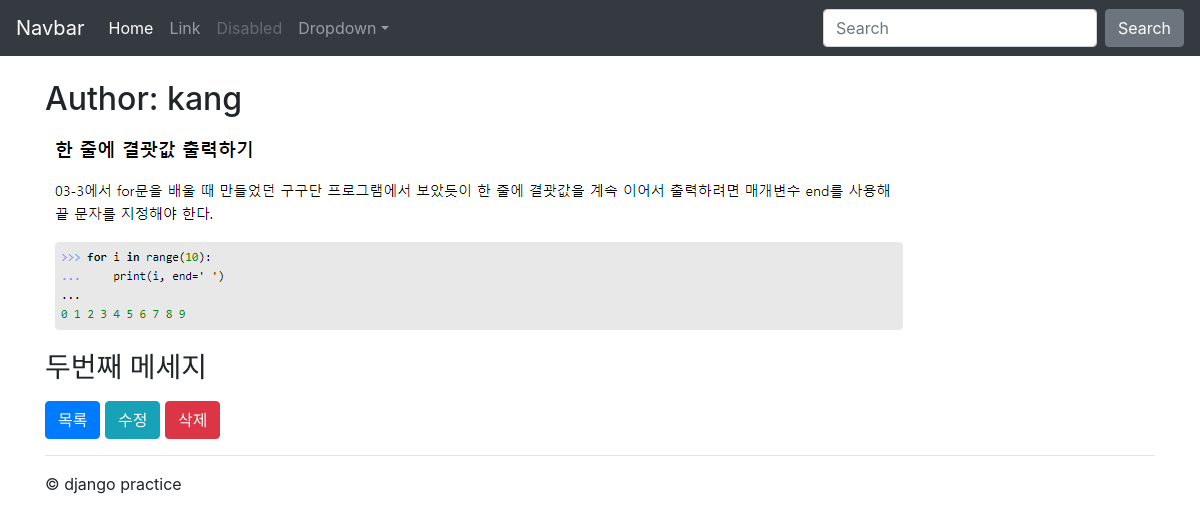
The app's page /instagram/103/ (signed in) with its own data.
### instagram/models.py (models this page shows, shortened)
class Post(models.Model):
    author = models.ForeignKey(settings.AUTH_USER_MODEL, on_delete=models.CASCADE)
    message = models.TextField(validators=[MinLengthValidator(10)])
    photo = models.ImageField(blank=True, upload_to="instagram/post/%Y/%m/%d")
    tag_set = models.ManyToManyField('Tag', blank=True)
    is_public = models.BooleanField(default=False, verbose_name='공개여부')
    created_at = models.DateTimeField(auto_now_add=True)
    updated_at = models.DateTimeField(auto_now=True)
    models.OneToOneField
    class Meta:
        ordering = ['-id']

### instagram/views.py (the view)
# urls.py: path('<int:pk>/', views.PostDetailView.as_view(), name="post_detail"),
class PostDetailView(DetailView):
    model = Post
    def get_queryset(self):
        qs = super().get_queryset()
        if not self.request.user.is_authenticated:
            qs = qs.filter(is_public=True)
        return qs

### instagram/templates/instagram/post_detail.html (shortened to what this page needs)
{% extends "instagram/layout.html" %}
{% load static %}
{% block content %}
<h2>Author: {{ post.author }}</h2>
{% if post.photo %}
<img src="{{ post.photo.url }}"/>
{% endif %}
<h3>{{ post.message|linebreaks }}</h3>
<a href="{% url 'instagram:post_list' %}" class="btn btn-primary">목록</a>
<a href="{% url 'instagram:post_edit' post.id %}" class="btn btn-info">수정</a>
<a href="{% url 'instagram:post_delete' post.id %}" class="btn btn-danger">삭제</a>
{% endblock content %}

### instagram/templates/instagram/layout.html (style rules this page uses)
body { padding-top: 5rem; padding-bottom: 5rem; }

### records on screen
Post: author "kang", photo (picture), message "두번째 메세지"
